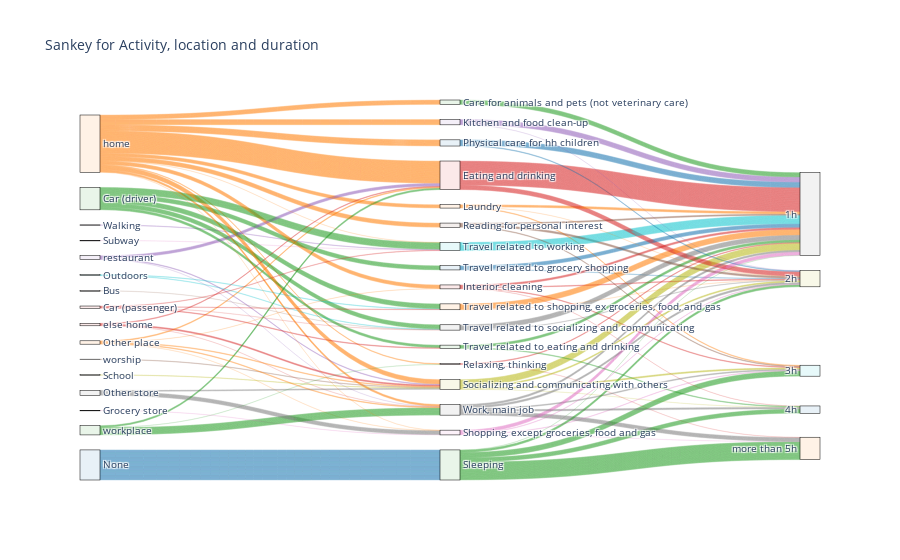

The notebook cell this image was saved under:
### Code cell
import plotly.graph_objects as go

fig = go.Figure(data=[go.Sankey(
    node = dict(
      pad = 15,
      thickness = 20,
      line = dict(color = "black", width = 0.5),
      label = label_list,
      color = color_list
    ),
    link = dict(
      source = source_list, # indices correspond to labels, eg A1, A2, A1, B1, ...
      target = target_list,
      value = value_list,
      color = link_color_list
  ))])

fig.update_layout(title_text="Sankey for Activity, location and duration", font_size=10)
fig.show()

### Figure 1 — Plotly figure (JSON) as saved in the notebook; plotly's stock layout.template omitted (floating-point values rounded to 4 significant figures; data arrays with more than 128 entries replaced by an {"elided": "..."} marker saying what was removed)
{"data": [{"link": {"color": {"elided": "996 str values"}, "source": {"elided": "996 int values"}, "target": {"elided": "996 int values"}, "value": {"elided": "996 int values"}}, "node": {"color": ["rgba(31, 119, 180, 0.1)", "rgba(255, 127, 14, 0.1)", "rgba(44, 160, 44, 0.1)", "rgba(214, 39, 40, 0.1)", "rgba(148, 103, 189, 0.1)", "rgba(140, 86, 75, 0.1)", "rgba(227, 119, 194, 0.1)", "rgba(127, 127, 127, 0.1)", "rgba(188, 189, 34, 0.1)", "rgba(23, 190, 207, 0.1)", "rgba(31, 119, 180, 0.1)", "rgba(255, 127, 14, 0.1)", "rgba(44, 160, 44, 0.1)", "rgba(214, 39, 40, 0.1)", "rgba(148, 103, 189, 0.1)", "rgba(140, 86, 75, 0.1)", "rgba(227, 119, 194, 0.1)", "rgba(127, 127, 127, 0.1)", "rgba(188, 189, 34, 0.1)", "rgba(23, 190, 207, 0.1)", "rgba(31, 119, 180, 0.1)", "rgba(255, 127, 14, 0.1)", "rgba(44, 160, 44, 0.1)", "rgba(214, 39, 40, 0.1)", "rgba(148, 103, 189, 0.1)", "rgba(140, 86, 75, 0.1)", "rgba(227, 119, 194, 0.1)", "rgba(127, 127, 127, 0.1)", "rgba(188, 189, 34, 0.1)", "rgba(23, 190, 207, 0.1)", "rgba(31, 119, 180, 0.1)", "rgba(255, 127, 14, 0.1)", "rgba(44, 160, 44, 0.1)", "rgba(214, 39, 40, 0.1)", "rgba(148, 103, 189, 0.1)", "magenta", "rgba(227, 119, 194, 0.1)", "rgba(127, 127, 127, 0.1)", "rgba(188, 189, 34, 0.1)", "rgba(23, 190, 207, 0.1)", "rgba(31, 119, 180, 0.1)", "rgba(255, 127, 14, 0.1)", "rgba(44, 160, 44, 0.1)", "rgba(214, 39, 40, 0.1)", "rgba(148, 103, 189, 0.1)", "rgba(140, 86, 75, 0.1)", "rgba(227, 119, 194, 0.1)", "rgba(127, 127, 127, 0.1)", "rgba(31, 119, 180, 0.1)", "rgba(255, 127, 14, 0.1)", "rgba(44, 160, 44, 0.1)", "rgba(214, 39, 40, 0.1)"], "label": ["None", "home", "workplace", "else home", "restaurant", "worship", "Grocery store", "Other store", "School", "Outdoors", "Library", "Other place", "Car (driver)", "Car (passenger)", "Walking", "Bus", "Subway", "Bicycle", "Boat", "Taxi", "Airplane", "Other transportation", "Bank", "Gym", "Post Office", "Unspecified place", "Unspecified transportation", "1h", "2h", "3h", "4h", "more than 5h", "Sleeping", "Eating and drinking", "Television and movies (not religious)", "Washing, dressing and grooming oneself", "Food and drink preparation ", "Work, main job", "Socializing and communicating with others", "Travel related to working", "Physical care for hh children", "Travel related to shopping, ex groceries, food, and gas", "Travel related to eating and drinking", "Interior cleaning", "Kitchen and food clean-up", "Reading for personal interest", "Shopping, except groceries, food and gas", "Travel related to socializing and communicating", "Travel related to grocery shopping", "Laundry", "Care for animals and pets (not veterinary care)", "Relaxing, thinking"], "line": {"color": "black", "width": 0.5}, "pad": 15, "thickness": 20}, "type": "sankey"}], "layout": {"font": {"size": 10}, "title": {"text": "Sankey for Activity, location and duration"}}}
